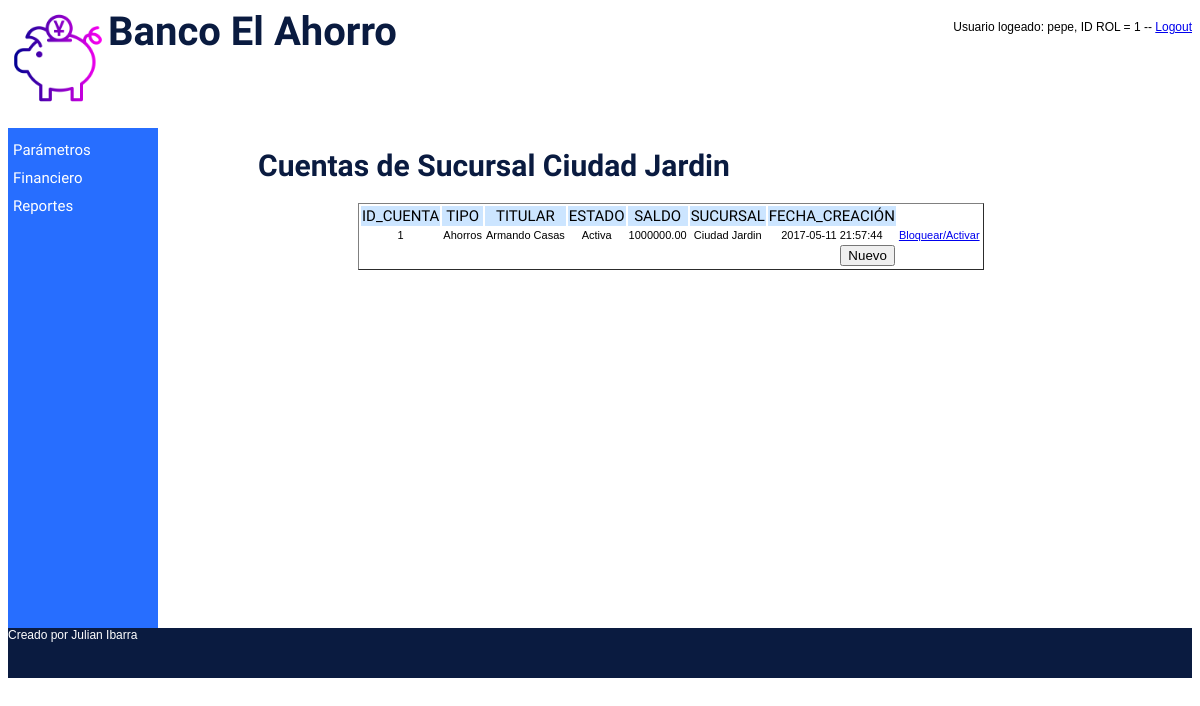
Screenshot of /index.php?sel=P8&id_sucursal=2 (signed in) with the database file from the repository.
### tables this page shows
CREATE TABLE sucursal(
id_sucursal int(4) PRIMARY KEY AUTO_INCREMENT NOT NULL ,
nombre varchar(50) NOT NULL,
direccion varchar(30) NOT NULL,
telefono varchar(15) NOT NULL,
ciudad varchar(50) NOT NULL
);

CREATE TABLE cuenta(
id_cuenta int(4) PRIMARY KEY AUTO_INCREMENT NOT NULL,
tipo varchar(2) NOT NULL,
fecha_crea timestamp DEFAULT current_timestamp,
saldo double(10,2),
estado varchar(2) NOT NULL,
documento int(15) NOT NULL,
id_sucursal int(4) NOT NULL
);

CREATE TABLE cliente(
documento int(15) PRIMARY KEY NOT NULL,
nombre varchar(50) NOT NULL,
email varchar(50) NOT NULL,
direccion varchar(30) NOT NULL,
telefono varchar(15) NOT NULL
);

### lib/config.php (called while the page is built)
<?php
    $CFG_HOST = "localhost";
    $CFG_USER = "root";
    $CFG_DBPWD = "root";
    $CFG_DBASE = "banco";
?>

### lib/sucursal.php (called while the page is built, shortened)
<?php
class Sucursal {
    var $nombre;
    var $con;
    function Sucursal( ) {
        $this->nombre="";
        $this->con = new MySql();
    }
    function getNombre( ) {
        return $this->nombre;
    }
   function consultar($id_sucursal) {
      $this->id_sucursal = $id_sucursal;
      $this->con->conectarse();
      $this->con->sql = "SELECT * FROM sucursal WHERE id_sucursal=".$this->id_sucursal."";
      $this->con->consultar();
      if ($this->con->numReg > 0) {
         $this->nombre = mysql_result($this->con->rtaSql,0,"nombre");
      }
      $this->con->desconectarse();
   }
}
?>

### lib/mysql_lib.php (called while the page is built, shortened)
<?php
class Mysql {
 var $sql;
 function Mysql () {
    $this->sql = "";
    }
 function consultar() {
    $this->rtaSql = mysql_query($this->sql);
    }
}
?>

### lib/cuenta.php (called while the page is built, shortened)
<?php
class Cuenta {
    var $con;
    function Cuenta( ) {
        $this->con = new MySql();
    }
   function listarPorSucursal($id_sucursal) {
      $this->id_sucursal = $id_sucursal;
      $this->con->conectarse();
      $this->con->sql = "SELECT c.id_cuenta, c.tipo, c.saldo, c.id_sucursal, c.fecha_crea, c.estado, c.documento,  ".
                "p.nombre as person, s.nombre ".
                "FROM cuenta c , cliente p , sucursal s  WHERE c.id_sucursal = ".$this->id_sucursal." and c.id_sucursal = s.id_sucursal and c.documento = p.documento ORDER BY c.id_cuenta";
      $this->con->consultar();
      $this->lista = $this->con->rtaSql;
      $this->con->desconectarse();
   }
}
?>

### cuenta/cuenta_sucursal.php (the view, shortened to what this page needs)
<!DOCTYPE html>
<html lang="es">
<head>
	<link rel="stylesheet" type="text/css" href="estilos.css">
</head>
<body>
    <?php
        include("lib/config.php");
        include("lib/mysql_lib.php");
        include("lib/cuenta.php");
        include("lib/sucursal.php");
        $s = new Sucursal();
        $s->consultar($_GET['id_sucursal']);
    print "<h1>Cuentas de Sucursal ". $s->getNombre() ."</h1>";
	?>
    <form name="index" action="index.php?sel=P2">
        <table border="1" class="tabla">
            <tr class="titulo">
            <td>ID_CUENTA</td><td>TIPO</td><td>TITULAR</td><td>ESTADO</td><td>SALDO</td><td>SUCURSAL</td><td>FECHA_CREACIÓN</td>
            </tr>
            <?php
                $c = new Cuenta();
                $c->listarPorSucursal($_GET['id_sucursal']);
                $result = $c->lista;
                while ($row = mysql_fetch_array($result)) {
                    switch ($row['tipo']) {
                        case 'A':
                            $tipo = "Ahorros";
                            break;
                    }
                    switch ($row['estado']) {
                        case 'A':
                            $estado = "Activa";
                            break;
                    }
                    print "<tr>";
                    print "<td>".$row['id_cuenta']."</td>";
                    print "<td>".$tipo."</td>";
                    print "<td>".$row['person']."</td>";
                    print "<td>".$estado."</td>";
                    print "<td>".$row['saldo']."</td>";
                    print "<td>".$row['nombre']."</td>";
                    print "<td>".$row['fecha_crea']."</td>";
                    print "<td><a href='index.php?sel=P7&"."id_cuenta=".$row['id_cuenta']."'>Bloquear/Activar</a></td>";
                    print "</tr>";
                }
            ?>
            <tr><td colspan="7"><input name="btnInsertar" type="button" class="botonNuevo" onclick="javascript:window.location='index.php?sel=P2';" value="Nuevo"></td></tr>
        </table>
        </form>
</body>
</html>

### estilos.css (style rules this page uses)
body { font-size: 12px; font-family:Arial; }

### cuenta/cuenta_sucursal.php (style rules this page uses)
.titulo td { font-family: 'Lalezar', Arial; font-size: 15px; background: #CCE5FF; text-align: center; }
td { font-family: Arial; font-size: 11px; text-align: center; }
.botonNuevo { float: right; }
.tabla tr,td { border-collapse: separate; border-spacing: 3px; border-style: none; }
form { padding-left:200px; }
h1 { padding-left: 100px; font-family: 'Lalezar', Arial; color:#0A1B40; font-size: 30px; }

### rows the page displays
sucursal: nombre "Ciudad Jardin"
cuenta: id_cuenta "1", tipo "Ahorros", cliente.nombre "Armando Casas", estado "Activa", saldo "1000000.00", id_sucursal.nombre "Ciudad Jardin", fecha_crea "2017-05-11 21:57:44"

### other values shown
$_SESSION['SES_USUARIO'] "pepe"
$_SESSION['SES_ID_ROL'] "1"
